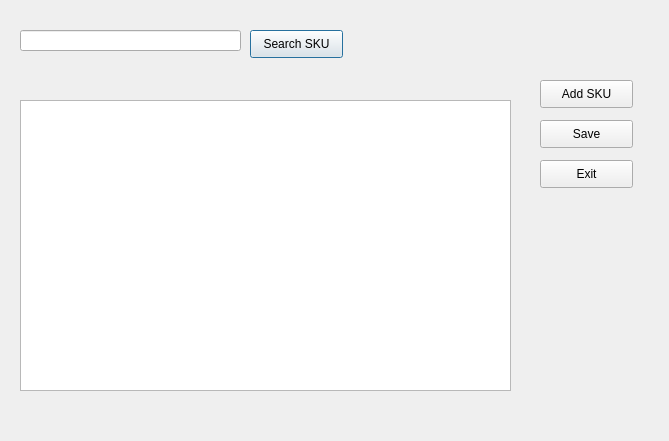
<?xml version="1.0" encoding="UTF-8"?>
<ui version="4.0">
 <class>Dialog</class>
 <widget class="QDialog" name="Dialog">
  <property name="geometry">
   <rect>
    <x>0</x>
    <y>0</y>
    <width>669</width>
    <height>441</height>
   </rect>
  </property>
  <property name="windowTitle">
   <string>Dialog</string>
  </property>
  <widget class="QTableWidget" name="tableWidget">
   <property name="geometry">
    <rect>
     <x>20</x>
     <y>100</y>
     <width>491</width>
     <height>291</height>
    </rect>
   </property>
  </widget>
  <widget class="QLineEdit" name="lineEdit">
   <property name="geometry">
    <rect>
     <x>20</x>
     <y>30</y>
     <width>221</width>
     <height>21</height>
    </rect>
   </property>
  </widget>
  <widget class="QPushButton" name="pushButton">
   <property name="geometry">
    <rect>
     <x>250</x>
     <y>30</y>
     <width>93</width>
     <height>28</height>
    </rect>
   </property>
   <property name="text">
    <string>Search SKU</string>
   </property>
  </widget>
  <widget class="QPushButton" name="pushButton_2">
   <property name="geometry">
    <rect>
     <x>540</x>
     <y>80</y>
     <width>93</width>
     <height>28</height>
    </rect>
   </property>
   <property name="text">
    <string>Add SKU</string>
   </property>
  </widget>
  <widget class="QPushButton" name="pushButton_3">
   <property name="geometry">
    <rect>
     <x>540</x>
     <y>120</y>
     <width>93</width>
     <height>28</height>
    </rect>
   </property>
   <property name="text">
    <string>Save</string>
   </property>
  </widget>
  <widget class="QPushButton" name="pushButton_4">
   <property name="geometry">
    <rect>
     <x>540</x>
     <y>160</y>
     <width>93</width>
     <height>28</height>
    </rect>
   </property>
   <property name="text">
    <string>Exit</string>
   </property>
  </widget>
 </widget>
 <resources/>
 <connections/>
</ui>
